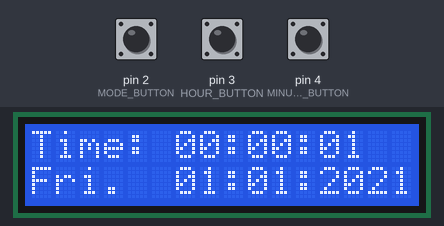
Bench run of a sketch on a simulated Arduino Nano, built with avr-gcc and run on an emulated ATmega328P. On the bench: 16×2 character LCD. Inputs (shaded band) come from the test bench; at power-on: pin 2 (MODE_BUTTON) HIGH, pin 3 (HOUR_BUTTON) HIGH, pin 4 (MINUTE_BUTTON) HIGH.

Above: at 1.2 s.
1.3 s: pin 2 (MODE_BUTTON) pulled LOW for 0.15 s
At 1.8 s:
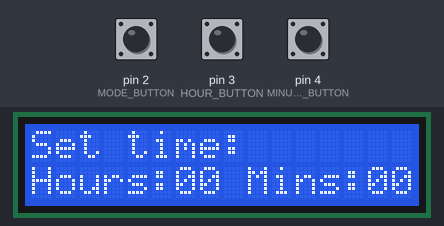
2.9 s: pin 2 (MODE_BUTTON) pulled LOW for 1 s
At 3.17 s:
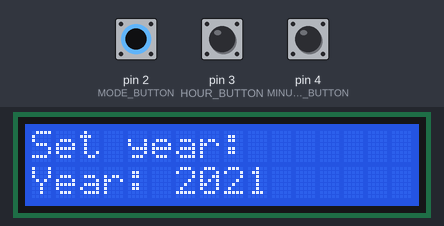
5.4 s: pin 3 (HOUR_BUTTON) pulled LOW for 3.2 s
At 9.2 s:
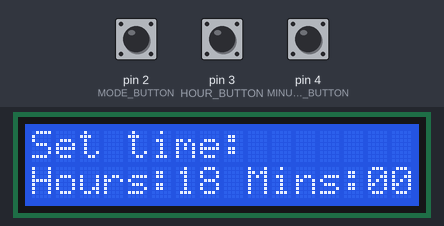
10.1 s: pin 4 (MINUTE_BUTTON) pulled LOW for 1 s
At 12.0 s:
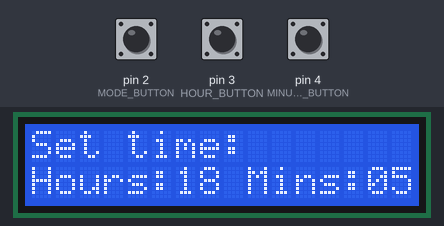
12.6 s: pin 3 (HOUR_BUTTON) pulled LOW for 0.15 s
14.2 s: pin 4 (MINUTE_BUTTON) pulled LOW for 0.15 s
At 15.4 s:
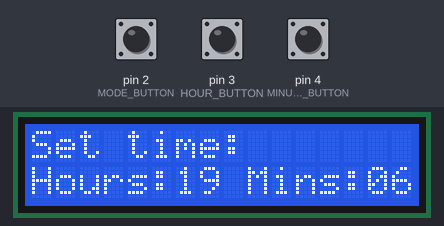
Timing chart, 0 to 16.8 s (numbered marks = the images above; inputs shaded):
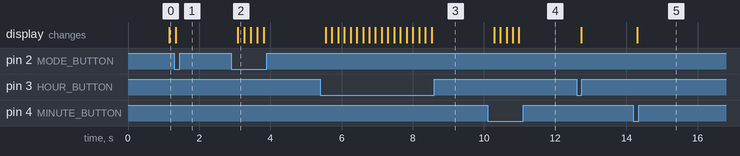

Measured:
- after the input at 1.3 s, the display: changes at once (image 1)
- after the input at 2.9 s, the display: changes after 0.19 s (image 2)
- after the input at 5.4 s, the display: first changes after 0.15 s (image 3 shows a later state)
- after the input at 10.1 s, the display: first changes after 0.18 s (image 4 shows a later state)
- after the input at 14.2 s, the display: changes after 0.11 s (image 5)

The sketch:

accurate_digital_clock.ino
```cpp
// This Code is Designed by Prince Kushwaha from COSM Electronics
// Simple Clock with Date created just using a Arduino - no RTC module
// Displays time on a 16x2 LCD display
// Buttons to set time
//   Mode button (pin 2) toggles set time, set date and run
//   Button 1 (pin 3) Increments Minutes and Month and decreases Year/speed adj
//   Button 2 (pin 4) Increments Hour and Day and increases Year./speed adj
// 24 Hour display

// Include the library driver for display:
#include <Wire.h>
#include <LiquidCrystal_I2C.h>

// LiquidCrystal lcd( RS, EN, D4,D5, D6, D7)
LiquidCrystal_I2C lcd(0x27, 16, 2); // create an lcd object and assign the I2C address

// Define buttons and buzzer connections
#define MODE_BUTTON 2
#define HOUR_BUTTON 3                  // Same button different definitions to
#define UP_BUTTON 3                    // make code easier to understand
#define DAY_BUTTON 3
#define MINUTE_BUTTON 4                // Same button different definitions to
#define DOWN_BUTTON 4                  // make code easier to understand
#define MONTH_BUTTON 4

// Current mode settings
#define SHOW_TIME 1                    // 1 = running - show time
#define SET_TIME  2                    // 2 = time set
#define SET_YEAR  3                    // 3 = year set
#define SET_DATE  4                    // 4 = day/month set
#define SET_SPEED_ADJ  5               // 5 = amend the speedCorrection variable

int speedCorrection = 3545;            // Number of milliseconds my Nano clock runs slow per hour
// negative number here if it is running fast
// change to match your Arduino

// Volatile variables as changed in an interrupt and we
// need to force the system to read the actual variable
// when used outside the interrupt and not use a cached version
volatile unsigned long currentTime;    // Duration in milliseconds from midnight
unsigned long lastTime = -1000;        // lastTime that ShowTime was called initialised to -1000 so shows immediately
volatile unsigned long elapsed;        // Timer used for delay and hour count

unsigned long millisecondsInADay;      // Milliseconds in 24 hours
unsigned long millisecondsInHour;      // Milliseconds in 1 hour
int currentMode;                       // 1 = running - show time
// 2 = time set
// 3 = year set
// 4 = day/month set

float currentDate;                     // Julian date
float lastDate = 0.0;                  // last date that ShowDate was called
int currentDay;
int currentMonth;
int currentYear;

char *dayArray[] = {  "Tue.  ",       // Will show a compiler warning but works fine
                      "Wed.  ",
                      "Thur. ",
                      "Fri.  ",
                      "Sat.  ",
                      "Sun.  ",
                      "Mon.  "
                   };

void setup() {
  // Set up  time interrupt - millis() rolls over after 50 days so
  // we are using our own millisecond counter which we can reset at
  // the end of each day
  TCCR0A = (1 << WGM01);      //Set the CTC mode Compare time and trigger interrupt
  OCR0A = 0xF9;               //Set value for time to compare to ORC0A for 1ms = 249  (8 bits so max is 256)
  //[(Clock speed/Prescaler value)*Time in seconds] - 1
  //[(16,000,000/64) * .001] - 1 = 249 = 1 millisecond
  TIMSK0 |= (1 << OCIE0A);    //set timer compare interrupt
  TCCR0B |= (1 << CS01);      //Set the prescale 1/64 clock
  TCCR0B |= (1 << CS00);      // ie 110 for last 3 bits
  TCNT0  = 0;                 //initialize counter value to 0
  sei();                      //Enable interrupt

  pinMode(MINUTE_BUTTON, INPUT_PULLUP);
  pinMode(HOUR_BUTTON, INPUT_PULLUP);
  pinMode(MODE_BUTTON, INPUT_PULLUP);
  //pinMode(BUZZER, OUTPUT);
  currentTime = 0;                          // Set to current time to mindnight
  currentDate = JulianDate(1, 1, 2021);     // Set base date
  elapsed = 0;                              // Set period counter to 0
  millisecondsInADay = 24ul * 60 * 60 * 1000;
  millisecondsInHour = 60ul * 60 * 1000;
  currentMode = SHOW_TIME;                  // Initial mode is running and showing time and date
  // Setup LCD
  lcd.init();
  lcd.backlight();
  lcd.noAutoscroll();
  lcd.display();
  lcd.clear();
  ShowTime(currentTime);
}

void loop() {
  // loop runs every 150 milliseconds

  // If at end of the day reset time and increase date
  if ((currentMode == SHOW_TIME) &&
      (currentTime > millisecondsInADay)) {
    //Next day
    // Stop interrupts while reset time
    noInterrupts();
    currentTime -= millisecondsInADay;
    interrupts();
    currentDate++;
  }
  // At the end of each hour adjust the elapsed time for
  // the inacuracy in the Arduino clock
  if (elapsed >= millisecondsInHour) {
    noInterrupts();
    // Adjust time for slow/fast running Arduino clock
    currentTime += speedCorrection;
    // Reset to count the next hour
    elapsed = 0;
    interrupts();
  }

  // Check if any buttons have been pressed
  CheckButtons();

  // Show display based on current mode
  switch (currentMode) {
    case SHOW_TIME:
      // Display current time and date
      ShowTime(currentTime);
      ShowDate(currentDate);
      break;
    case SET_TIME:
      // Display screen for setting the time
      ShowTimeSet(currentTime);
      break;
    case SET_YEAR:
      // Display screen for setting the year
      ShowYearSet(currentDate);
      break;
    case SET_DATE:
      // Display screen for setting the day and month
      ShowDDMMSet(currentDate);
      break;
    case SET_SPEED_ADJ:
      // Display screen for adjusting the speed correction
      ShowSpeedSet();
      break;
  }
  Wait(150);
}

// This is interrupt is called when the compare time has been reached
// hence will be called once a millisecond based on the
// OCR0A register setting.
ISR(TIMER0_COMPA_vect) {
  if (currentMode != SET_TIME)
    currentTime++;
  elapsed++;
}

float JulianDate(int iday, int imonth, int iyear) {
  // Calculate julian date (tested up to the year 20,000)
  unsigned long d = iday;
  unsigned long m = imonth;
  unsigned long y = iyear;
  if (m < 3) {
    m = m + 12;
    y = y - 1;
  }
  unsigned long t1 = (153 * m - 457) / 5;
  unsigned long t2 = 365 * y + (y / 4) - (y / 100) + (y / 400);
  return 1721118.5 + d + t1 + t2;
}

void GregorianDate(float jd, int &iday, int &imonth, int &iyear) {
  // Note 2100 is the next skipped leap year - compensates for skipped leap years
  unsigned long f = jd + 68569.5;
  unsigned long e = (4.0 * f) / 146097;
  unsigned long g = f - (146097 * e + 3) / 4;
  unsigned long h = 4000ul * (g + 1) / 1461001;
  unsigned long t = g - (1461 * h / 4) + 31;
  unsigned long u = (80ul * t) / 2447;
  unsigned long v = u / 11;
  iyear = 100 * (e - 49) + h + v;
  imonth = u + 2 - 12 * v;
  iday = t - 2447 * u / 80;
}

void SplitTime(unsigned long curr, unsigned long &ulHour,
               unsigned long &ulMin, unsigned long &ulSec) {
  // Calculate HH:MM:SS from millisecond count
  ulSec = curr / 1000;
  ulMin = ulSec / 60;
  ulHour = ulMin / 60;
  ulMin -= ulHour * 60;
  ulSec = ulSec - ulMin * 60 - ulHour * 3600;
}

unsigned long SetTime(unsigned long ulHour, unsigned long ulMin,
                      unsigned long ulSec) {
  // Sets the number of milliseconds from midnight to current time
  return (ulHour * 60 * 60 * 1000) +
         (ulMin * 60 * 1000) +
         (ulSec * 1000);
}

void Wait(unsigned long value) {
  // Create our own dealy function
  // We have set our own interrupt on TCCR0A
  // hence millis() and delay() will no longer work
  unsigned long startTime = elapsed;
  while ((elapsed - startTime) < value) {
    // Just wait
  }
}

void CheckButtons() {
  // If the mode button has been pressed pin will go LOW
  if (digitalRead(MODE_BUTTON) == LOW) {
    // Advance to next mode
    switch (currentMode) {
      case SHOW_TIME:
        currentMode = SET_TIME;
        lcd.clear();
        break;
      case SET_TIME:
        currentMode = SET_YEAR;
        lcd.clear();
        break;
      case SET_YEAR:
        currentMode = SET_DATE;
        lcd.clear();
        break;
      case SET_DATE:
        currentMode = SET_SPEED_ADJ;
        lcd.clear();
        break;
      case SET_SPEED_ADJ:
        currentMode = SHOW_TIME;
        lcd.clear();
        // Reset variables so that the display will be forced to update
        // the next time ShowTime and ShowDate are called
        lastTime = 0;
        lastDate = 0.0;
        break;
    }
  }
  if (currentMode != SHOW_TIME) {
    switch (currentMode) {
      // If mode anyhting other than SHOW_TIME check buttons
      // Pin goes LOW when ssociated button pressed
      case SET_TIME:
        if (digitalRead(MINUTE_BUTTON) == LOW) {
          // Advance minute
          unsigned long iHours;
          unsigned long iMinutes;
          unsigned long iSeconds;
          SplitTime(currentTime, iHours, iMinutes, iSeconds);
          if (iMinutes < 59) {
            iMinutes++;
          }
          else {
            iMinutes = 0;
          }
          // Set stored milliseconds based on current setting
          noInterrupts();
          currentTime = SetTime(iHours, iMinutes, 0);
          elapsed = 0;
          interrupts();
        }
        if (digitalRead(HOUR_BUTTON) == LOW) {
          // Advance hour
          unsigned long iHours;
          unsigned long iMinutes;
          unsigned long iSeconds;
          SplitTime(currentTime, iHours, iMinutes, iSeconds);
          if (iHours < 23) {
            iHours++;
          }
          else {
            iHours = 0;
          }
          // Set stored milliseconds based on current setting
          noInterrupts();
          currentTime = SetTime(iHours, iMinutes, 0);
          elapsed = 0;
          interrupts();
        }
        break;
      case SET_YEAR:
        if (digitalRead(UP_BUTTON) == LOW) {
          // Increase year
          int iDay;
          int iMonth;
          int iYear;
          GregorianDate(currentDate, iDay, iMonth, iYear);
          iYear++;
          // Set stored date based on current settings
          currentDate = JulianDate(iDay, iMonth, iYear);
        }
        if (digitalRead(DOWN_BUTTON) == LOW) {
          // Decrease year
          int iDay;
          int iMonth;
          int iYear;
          GregorianDate(currentDate, iDay, iMonth, iYear);
          iYear--;
          // Set stored date based on current settings
          currentDate = JulianDate(iDay, iMonth, iYear);
        }
        break;
      case SET_DATE:
        if (digitalRead(MONTH_BUTTON) == LOW) {
          // Advance month
          int iDay;
          int iMonth;
          int iYear;
          GregorianDate(currentDate, iDay, iMonth, iYear);
          iMonth++;
          if (iMonth > 12) {
            iMonth = 1;
          }
          // Set stored date based on current settings
          currentDate = JulianDate(iDay, iMonth, iYear);
        }
        if (digitalRead(DAY_BUTTON) == LOW) {
          // Advance day
          int iDay;
          int iMonth;
          int iYear;
          GregorianDate(currentDate, iDay, iMonth, iYear);
          iDay++;
          if (iDay > 31) {
            iDay = 1;
          }
          if (((iMonth == 4) || (iMonth == 6) || (iMonth == 9) || (iMonth == 11))
              && (iDay > 30)) {
            iDay = 1;
          }
          if ((iMonth == 2) && (iDay > 29)) {
            iDay = 1;
          }
          if ((iMonth == 2) && ((iYear % 4) != 0) && (iDay > 28)) {
            iDay = 1;
          }
          // Set stored date based on current settings
          // If subsequently adjust the month so day is not valid
          // then display will advance to next valid date
          currentDate = JulianDate(iDay, iMonth, iYear);
        }
        break;
      case SET_SPEED_ADJ:
        // increase or decrease correcton by 5 milliseconds
        if (digitalRead(UP_BUTTON) == LOW) {
          speedCorrection += 5;
        }
        if (digitalRead(DOWN_BUTTON) == LOW) {
          speedCorrection -= 5;
        }
        break;
    }
  }
}

String FormatNumber(int value) {
  // To add a leading 0 if required
  if (value < 10) {
    return "0" + String(value);
  }
  else {
    return String(value);
  }
}

void ShowTime(unsigned long value) {
  // Update display once a second
  // or when rolls over midnight
  if ((value > lastTime + 1000) || (value < lastTime)) {
    lastTime = value;
    unsigned long iHours;
    unsigned long iMinutes;
    unsigned long iSeconds;
    SplitTime(value, iHours, iMinutes, iSeconds);

    // Display the time on line 0
    lcd.setCursor(0, 0);
    lcd.print("Time: " + FormatNumber(iHours) + ":" +
              FormatNumber(iMinutes) + ":" +
              FormatNumber(iSeconds));
  }
}

void ShowDate(float value) {
  // Update display if date has changed since
  // the date was last displayed
  if (lastDate != value) {
    lastDate = value;
    int iday;
    int imonth;
    int iyear;
    String currentDay;
    GregorianDate(value, iday, imonth, iyear);
    int dayOfWeek = (unsigned long)value % 7;
    // Display the date on line 0
    lcd.setCursor(0, 1);
    lcd.print(dayArray[dayOfWeek]);
    lcd.print(FormatNumber(iday) + ":" +
              FormatNumber(imonth) + ":" +
              iyear);
  }
}

void ShowDDMMSet(float value) {
  int iday;
  int imonth;
  int iyear;
  String currentDay;
  GregorianDate(value, iday, imonth, iyear);
  // Display day and month for adjusting
  lcd.setCursor(0, 0);
  lcd.print("Set day & month:");
  lcd.setCursor(0, 1);
  lcd.print("Day:" + FormatNumber(iday) + " Month:" +
            FormatNumber(imonth));
}


void ShowYearSet(float jd) {
  int iday;
  int imonth;
  int iyear;
  GregorianDate(jd, iday, imonth, iyear);
  // Display year for adjusting
  lcd.setCursor(0, 0);
  lcd.print("Set year:");
  lcd.setCursor(0, 1);
  lcd.print("Year: " + FormatNumber(iyear));
}

void ShowTimeSet(unsigned long value) {
  unsigned long iHours;
  unsigned long iMinutes;
  unsigned long iSeconds;
  // Display time for adjusting
  SplitTime(value, iHours, iMinutes, iSeconds);
  lcd.setCursor(0, 0);
  lcd.print("Set time:");
  lcd.setCursor(0, 1);
  lcd.print("Hours:" + FormatNumber(iHours) + " Mins:" +
            FormatNumber(iMinutes));
}

void ShowSpeedSet() {
  // Display speed correction figure for adjusting
  // could be + or -
  lcd.setCursor(0, 0);
  lcd.print("Set speed adj:");
  lcd.setCursor(0, 1);
  lcd.print("Millis: ");
  lcd.print(speedCorrection);
  lcd.print(" ");
}
```
